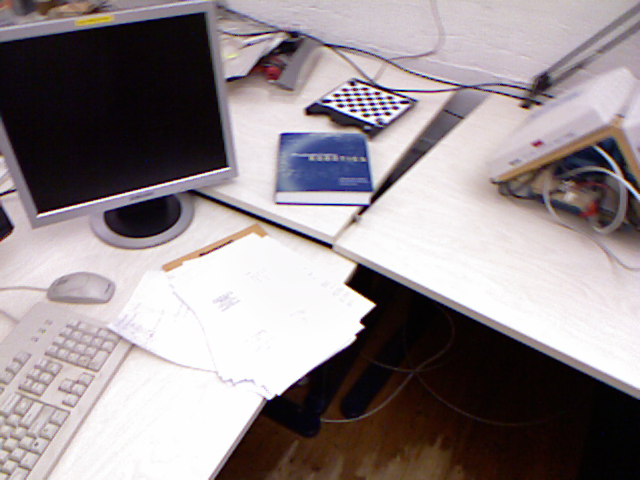
#> input picture data/rgb_dataset/rgb/1305031453.391690.png, 640 x 480 px, given in place of 1305031452.823674.png, which was not available
$ python combined.py
#> lines starting #> are read from the running program, lines starting #| are printed output that depends on the picture; pictures that were not available may be replaced by others from this repository, and a replacement may not be noted
"""
Matching ORB features using FLANN/BF,
with optional histogram or RANSAC filtering.
"""

import cv2 as cv
import numpy as np
from pathlib import Path
import matplotlib.pyplot as plt
import os

PROJECT_ROOT = Path(__file__).resolve().parents[2]
DATA_DIR = PROJECT_ROOT / "data" / "rgb_dataset" / "rgb"

# IMG1 = DATA_DIR / "1305031452.791720.png"
IMG1 = DATA_DIR / "1305031452.823674.png"
IMG2 = DATA_DIR / "1305031452.859642.png"

output_dir = PROJECT_ROOT / "outputs" / "tracking"
os.makedirs(output_dir, exist_ok=True)


# -----------------------------------------------------------
# ORB FEATURE EXTRACTION
# -----------------------------------------------------------
def compute_orb_features(im1, im2):
    orb = cv.ORB_create(
        nfeatures=4000,
        fastThreshold=10,
        edgeThreshold=15
    )
    kp1, des1 = orb.detectAndCompute(im1, None)
    kp2, des2 = orb.detectAndCompute(im2, None)
    print(f"[ORB] keypoints: img1={len(kp1)}, img2={len(kp2)}")
    return kp1, des1, kp2, des2


# -----------------------------------------------------------
# MATCHERS
# -----------------------------------------------------------
def match_with_flann(des1, des2):
    FLANN_INDEX_LSH = 6
    index_params = dict(algorithm=FLANN_INDEX_LSH,
                        table_number=6,
                        key_size=12,
                        multi_probe_level=1)
    search_params = dict(checks=50)
    flann = cv.FlannBasedMatcher(index_params, search_params)
    return flann.knnMatch(des1, des2, k=2)


def match_with_bf(des1, des2):
    bf = cv.BFMatcher(cv.NORM_HAMMING, crossCheck=False)
    return bf.knnMatch(des1, des2, k=2)


def match_descriptors(des1, des2, method="flann"):
    if des1 is None or des2 is None:
        print("[MATCH] No descriptors in one of the images")
        return []

    if method == "flann":
        try:
            return match_with_flann(des1, des2)
        except cv.error:
            print("FLANN failed; using BF instead.")
            return match_with_bf(des1, des2)
    elif method == "bf":
        return match_with_bf(des1, des2)
    else:
        raise ValueError(f"Unknown matcher: {method}")


# -----------------------------------------------------------
# HISTOGRAM FILTER
# -----------------------------------------------------------
def histogram_filter(kp1, kp2, matches, tol_deg=15.0, bins=36):
    if len(matches) == 0:
        print("[HIST] no matches")
        return []

    pts1 = np.float32([kp1[m.queryIdx].pt for m in matches])
    pts2 = np.float32([kp2[m.trainIdx].pt for m in matches])
    deltas = pts2 - pts1
    angles = np.degrees(np.arctan2(deltas[:, 1], deltas[:, 0]))

    hist, edges = np.histogram(angles, bins=bins, range=(-180, 180))
    peak_idx = np.argmax(hist)
    peak_angle = 0.5 * (edges[peak_idx] + edges[peak_idx+1])

    angle_diff = np.abs((angles - peak_angle + 180) % 360 - 180)
    mask = angle_diff < tol_deg
    filtered = [m for m, keep in zip(matches, mask) if keep]

    print(f"[HIST] kept {len(filtered)} / {len(matches)}")
    return filtered


# -----------------------------------------------------------
# RANSAC FILTER
# -----------------------------------------------------------
def ransac_filter(kp1, kp2, matches):
    if len(matches) < 8:
        print("[RANSAC] not enough matches")
        return []

    pts1 = np.float32([kp1[m.queryIdx].pt for m in matches])
    pts2 = np.float32([kp2[m.trainIdx].pt for m in matches])

    F, mask = cv.findFundamentalMat(
        pts1,
        pts2,
        cv.FM_RANSAC,
        ransacReprojThreshold=1.0,
        confidence=0.999
    )
    if mask is None:
        print("[RANSAC] failed")
        return []

    mask = mask.ravel().astype(bool)
    filtered = [m for m, keep in zip(matches, mask) if keep]
    print(f"[RANSAC] kept {len(filtered)} / {len(matches)}")
    return filtered


# -----------------------------------------------------------
# MATCHING PIPELINE WITH FILTER
# -----------------------------------------------------------
def matching(matcher="flann",
             filter_method="none",
             img1_path=None,
             img2_path=None,
             save_npz=None,
             unit_test=None,
             return_data=None,
             out_name=None):
    """
    Runs feature extraction, matching, and optional filtering.

    Returns
    -------
    pts1 : (N, 2) float32
        Matched points in image 1.
    pts2 : (N, 2) float32
        Matched points in image 2.
    kp1, kp2 : list[cv.KeyPoint]
        Keypoints for each image.
    matches : list[cv.DMatch]
        Final filtered matches (indices refer to kp1/kp2).
    """
#> called with matcher = 'flann', filter_method = 'hist', save_npz = True, unit_test = True, return_data = False

    msg = (
        f"\n=== Running with MATCHER={matcher.upper()} | "
        f"FILTER={filter_method.upper()} ==="
    )
    print(msg)

    # Load images
    im1 = cv.imread(str(img1_path), cv.IMREAD_GRAYSCALE)
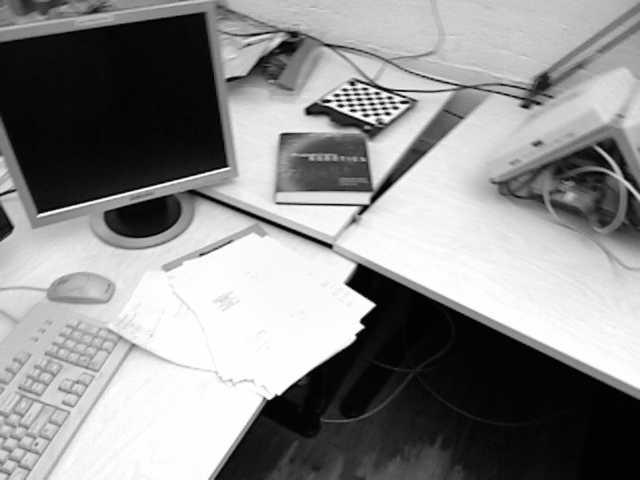
#> im1: shape (480, 640); min 1, max 254, mean 141
    im2 = cv.imread(str(img2_path), cv.IMREAD_GRAYSCALE)
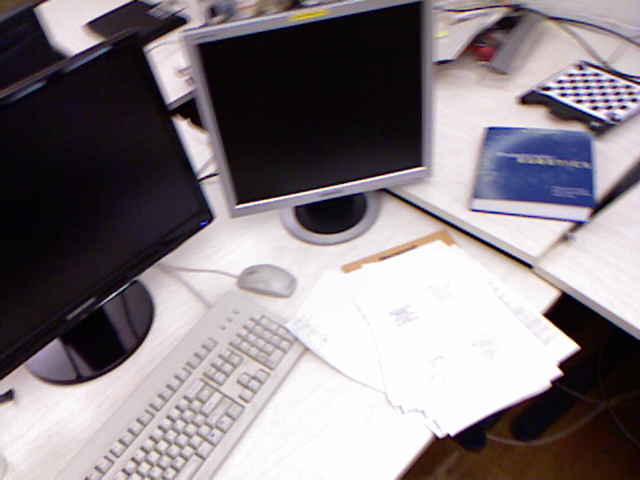
#> input picture data/rgb_dataset/rgb/1305031452.859642.png, 640 x 480 px
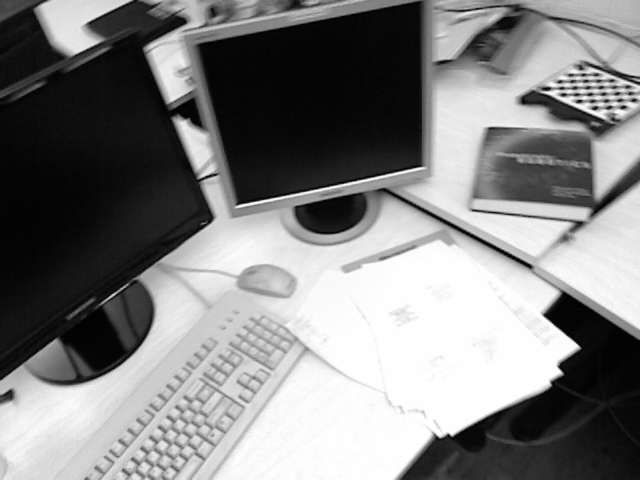
#> im2: shape (480, 640); min 1, max 254, mean 129.5

    if im1 is None or im2 is None:
        raise ValueError(f"Could not load images: {img1_path}, {img2_path}")

    kp1, des1, kp2, des2 = compute_orb_features(im1, im2)
#> in compute_orb_features, `kp1, des1 = orb.detectAndCompute(im1, None)`: kp1 = 3985 keypoints; strongest (x, y, size): (367, 305, 92.6), (369, 305, 111.1), (371, 303, 64.3), (371, 304, 77.1)
#> in compute_orb_features, `kp2, des2 = orb.detectAndCompute(im2, None)`: kp2 = 3994 keypoints; strongest (x, y, size): (573, 344, 111.1), (573, 346, 92.6), (575, 346, 77.1), (548, 312, 111.1)
#| [ORB] keypoints: img1=3985, img2=3994

    knn = match_descriptors(des1, des2, method=matcher)
#> knn = 3985 matches
    # is this needed? do i need if good is empty too
    if len(knn) == 0:
        print("[MATCH] No matches found")
        return (
            np.empty((0, 2), np.float32),
            np.empty((0, 2), np.float32),
            kp1,
            kp2,
            [],
        )

    # Ratio test
    ratio = 0.8   # was 0.75
    good = [m for m, n in knn if m.distance < ratio * n.distance]
#> good = 984 matches
    print(f"[RATIO] {len(good)} matches")
#| [RATIO] 984 matches

    # Apply chosen filter
    if filter_method == "hist":
        good = histogram_filter(kp1, kp2, good)
#> in histogram_filter, `pts1 = np.float32([kp1[m.queryIdx].pt for m in matches])`: pts1 = 984 pairs, first value 15 to 615.6, second value 24 to 456
#> in histogram_filter, `pts2 = np.float32([kp2[m.trainIdx].pt for m in matches])`: pts2 = 984 pairs, first value 74 to 616.3, second value 17 to 450
#> in histogram_filter, `deltas = pts2 - pts1`: deltas = 984 pairs, first value -449.6 to 570, second value -303.3 to 330.2
#> in histogram_filter, `angles = np.degrees(np.arctan2(deltas[:, 1], deltas[:, 0]))`: angles = 984 values, max 178.8 at index 480, min -173.7 at index 350, mean -0.141
#> in histogram_filter, `hist, edges = np.histogram(angles, bins=bins, range=(-180, 180))`: hist = 36 values, max 664 at index 17, min 0 at index 3, mean 27.33; edges = 37 values from -180 to 180
#> in histogram_filter, `peak_idx = np.argmax(hist)`: peak_idx = 17
#> in histogram_filter, `peak_angle = 0.5 * (edges[peak_idx] + edges[peak_idx+1])`: peak_angle = -5
#> in histogram_filter, `angle_diff = np.abs((angles - peak_angle + 180) % 360 - 180)`: angle_diff = 984 values, max 176.2 at index 480, min 0.00626 at index 706, mean 8.89
#> in histogram_filter, `filtered = [m for m, keep in zip(matches, mask) if keep]`: filtered = 912 matches
#| [HIST] kept 912 / 984
#> good = 912 matches
    elif filter_method == "ransac":
        good = ransac_filter(kp1, kp2, good)
    elif filter_method == "none":
        print("[FILTER] None applied")
    else:
        raise ValueError(f"Unknown filter method: {filter_method}")

    if len(good) == 0:
        print("[MATCH] No matches after filtering")
        return (
            np.empty((0, 2), np.float32),
            np.empty((0, 2), np.float32),
            kp1,
            kp2,
            [],
        )

    # for pose estimation later
    pts1 = np.float32([kp1[m.queryIdx].pt for m in good])
#> pts1 = 912 pairs, first value 15 to 395.6, second value 41 to 456
    pts2 = np.float32([kp2[m.trainIdx].pt for m in good])
#> pts2 = 912 pairs, first value 167 to 616.3, second value 17 to 450

    use_lk = False
    if use_lk:
        print("[LK] Refining matches using Lucas–Kanade optical flow")
        lk_params = dict(
            winSize=(21, 21),
            maxLevel=3,
            criteria=(cv.TERM_CRITERIA_EPS | cv.TERM_CRITERIA_COUNT, 30, 0.01),
        )

        # LK expects shape (N,1,2)
        pts1_lk = pts1.reshape(-1, 1, 2)
        pts2_lk, st, err = cv.calcOpticalFlowPyrLK(
            im1, im2, pts1_lk, None, **lk_params
        )

        st = st.reshape(-1)
        valid_mask = st == 1

        # Keep only successfully tracked points
        pts1_refined = pts1[valid_mask]
        pts2_refined = pts2_lk.reshape(-1, 2)[valid_mask]

        # Also shrink the match list so indices still correspond
        good = [m for m, keep in zip(good, valid_mask) if keep]

        print(f"[LK] Valid tracks after LK: {pts1_refined.shape[0]} / {pts1.shape[0]}")
        if len(pts1_refined) != len(pts1):
            print('CHANGE--------------------------------------------------------------------------------------------------------------')
        pts1, pts2 = pts1_refined, pts2_refined

        if pts1.shape[0] == 0:
            print("[LK] No valid tracks after LK refinement")
            return (
                np.empty((0, 2), np.float32),
                np.empty((0, 2), np.float32),
                kp1,
                kp2,
                [],
            )

    if unit_test:
        # Visualise
        vis = cv.drawMatches(
            im1, kp1, im2, kp2,
            sorted(good, key=lambda x: x.distance)[:80],
            None,
            flags=cv.DrawMatchesFlags_NOT_DRAW_SINGLE_POINTS
        )
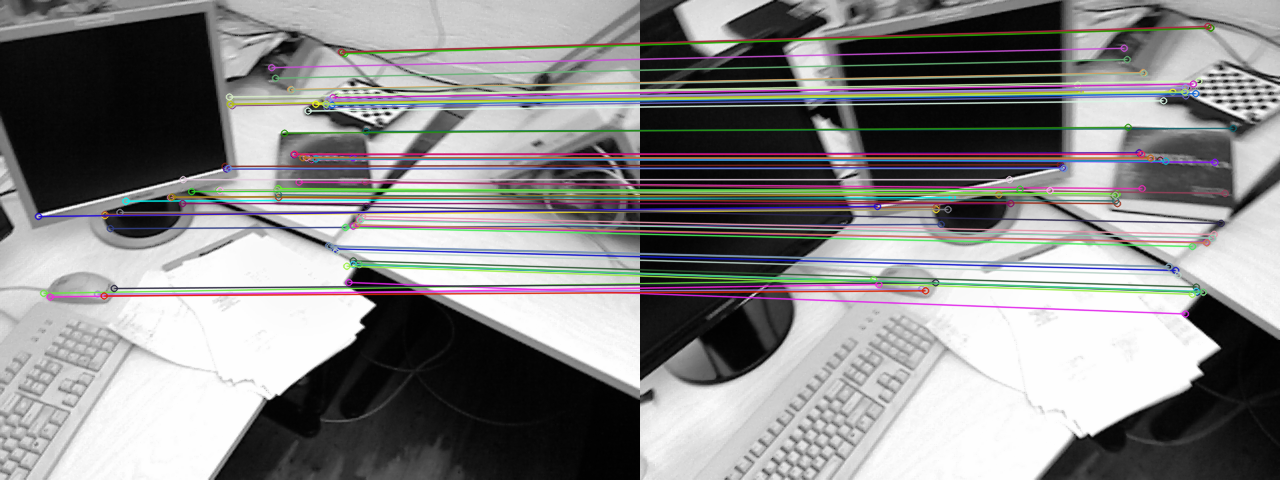
#> vis: shape (480, 1280, 3); mean of channels 0, 1, 2 135.9, 135.5, 136.3; drawn as B, G, R
        plt.imshow(vis, cmap='gray')
        plt.title(f"{matcher.upper()} + {filter_method.upper()}")
        plt.axis('off')
        if save_npz:
            save_path = output_dir / f"matches_{matcher}_{filter_method}.jpg"
            plt.savefig(save_path, dpi=160)
        plt.show()

    if return_data:
        return pts1, pts2, kp1, kp2, good


# -----------------------------------------------------------
# RUN HERE — CHANGE YOUR SETTINGS HERE
# -----------------------------------------------------------
if __name__ == "__main__":

    # ORB ALR SET
    MATCHER = "flann"        # "flann" or "bf"
    FILTER = "hist"          # "none", "hist", "ransac"

    matching(
        matcher=MATCHER,
        filter_method=FILTER,
        img1_path=IMG1,
        img2_path=IMG2,
        save_npz=True,
        unit_test=True,
        return_data=False,
        out_name=None,
    )
